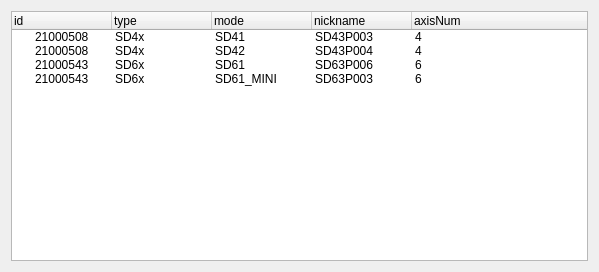
<?xml version="1.0" encoding="UTF-8"?>
<ui version="4.0">
 <class>Form</class>
 <widget class="QWidget" name="Form">
  <property name="geometry">
   <rect>
    <x>0</x>
    <y>0</y>
    <width>599</width>
    <height>272</height>
   </rect>
  </property>
  <property name="windowTitle">
   <string>Form</string>
  </property>
  <layout class="QVBoxLayout" name="verticalLayout">
   <item>
    <widget class="QTreeWidget" name="treeWidget">
     <column>
      <property name="text">
       <string>id</string>
      </property>
     </column>
     <column>
      <property name="text">
       <string>type</string>
      </property>
     </column>
     <column>
      <property name="text">
       <string>mode</string>
      </property>
     </column>
     <column>
      <property name="text">
       <string>nickname</string>
      </property>
     </column>
     <column>
      <property name="text">
       <string>axisNum</string>
      </property>
     </column>
     <item>
      <property name="text">
       <string>21000508</string>
      </property>
      <property name="text">
       <string>SD4x</string>
      </property>
      <property name="text">
       <string>SD41</string>
      </property>
      <property name="text">
       <string>SD43P003</string>
      </property>
      <property name="text">
       <string>4</string>
      </property>
     </item>
     <item>
      <property name="text">
       <string>21000508</string>
      </property>
      <property name="text">
       <string>SD4x</string>
      </property>
      <property name="text">
       <string>SD42</string>
      </property>
      <property name="text">
       <string>SD43P004</string>
      </property>
      <property name="text">
       <string>4</string>
      </property>
     </item>
     <item>
      <property name="text">
       <string>21000543</string>
      </property>
      <property name="text">
       <string>SD6x</string>
      </property>
      <property name="text">
       <string>SD61</string>
      </property>
      <property name="text">
       <string>SD63P006</string>
      </property>
      <property name="text">
       <string>6</string>
      </property>
     </item>
     <item>
      <property name="text">
       <string>21000543</string>
      </property>
      <property name="text">
       <string>SD6x</string>
      </property>
      <property name="text">
       <string>SD61_MINI</string>
      </property>
      <property name="text">
       <string>SD63P003</string>
      </property>
      <property name="text">
       <string>6</string>
      </property>
     </item>
    </widget>
   </item>
  </layout>
 </widget>
 <resources/>
 <connections/>
</ui>
